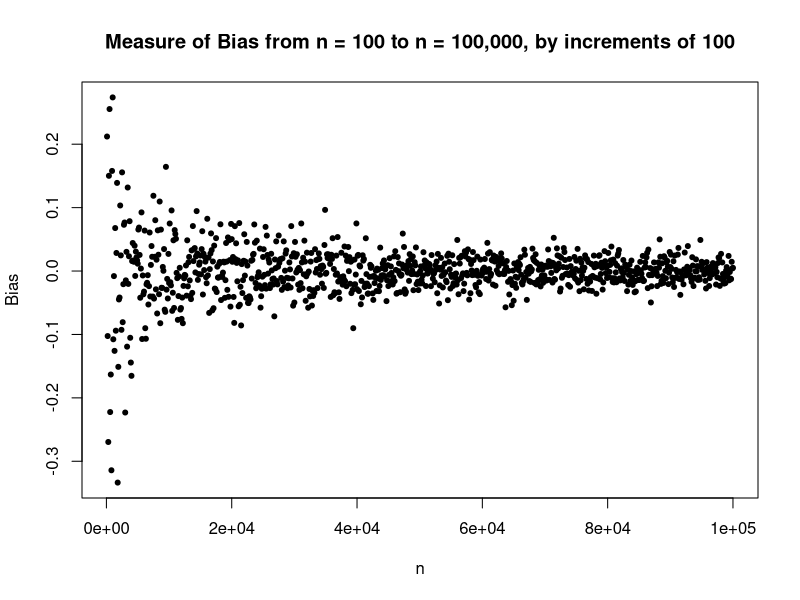
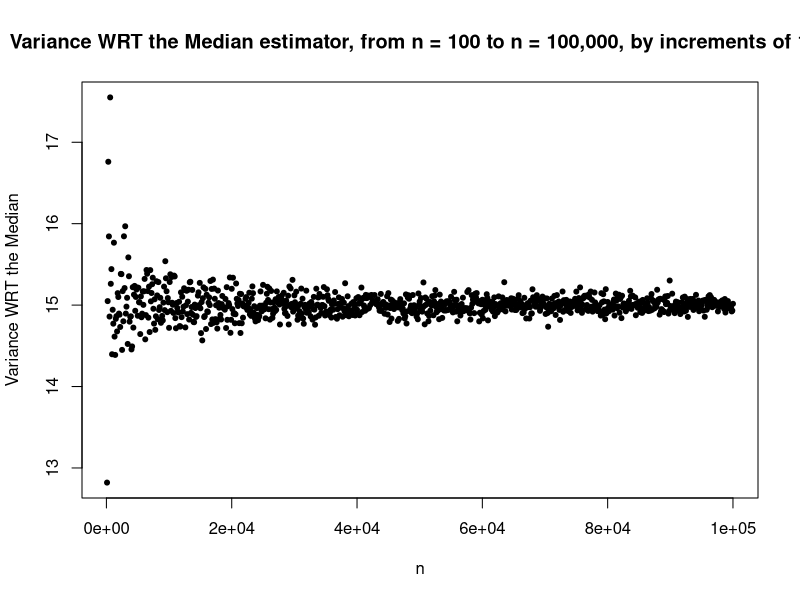
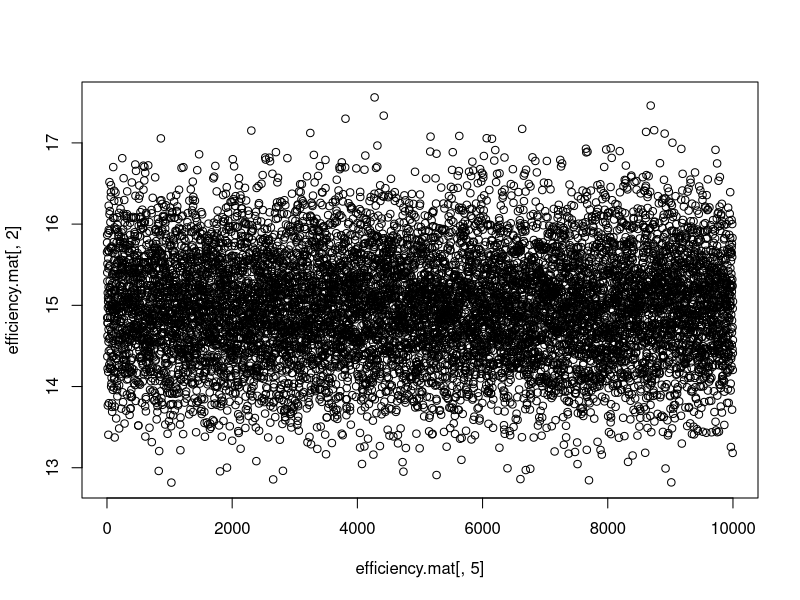
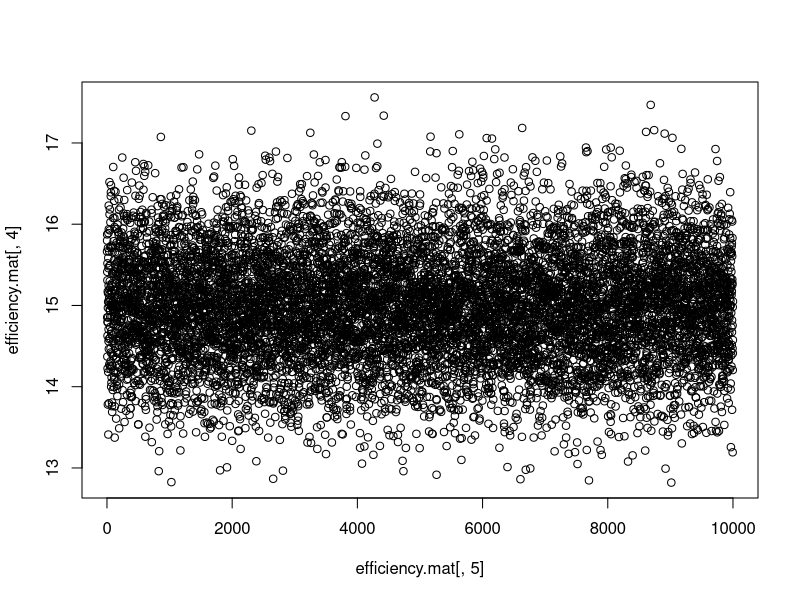

The R source for these figures, in order:
# Joseph Froelicher
# Dr. Alex Kaizer
# BIOS 6611
# 09/10/2020

### Problem 3 ###

# Part A #
set.seed(8675309)

height <- rnorm(100, 70, sqrt(15))

bias <- median(height) - 70

# Part B & C #
set.seed(8675309)
vec.length <- 100000/100
bias.mat <- matrix(NA, vec.length, 4)
iter <- 0
mean <- 70
sd <- sqrt(15)

for ( i in seq(100, 100000, 100) ) {
  iter <- iter + 1
  
  height <- rnorm(i, mean, sd)
  median <- median(height)
  
  median.vec <- rep(median, i)
  
  bias.mat[iter, 1] <- i / 100
  bias <- median - mean
  bias.mat[iter, 2] <- bias
  sum <- 0
  
  for ( h in height ) {
    sum <- sum + ( ( h - median ) ** 2 )
  }
  
  bias.mat[iter, 3] <- sum / length(height)
  bias.mat[iter, 4] <- iter * 100
}

head(bias.mat)

plot(
  bias.mat[,4],
  bias.mat[,2],
  main = "Measure of Bias from n = 100 to n = 100,000, by increments of 100",
  xlab = "n",
  ylab = "Bias",
  pch = 20
)

plot(
  bias.mat[,4],
  bias.mat[,3],
  main = "Variance WRT the Median estimator, from n = 100 to n = 100,000, by increments of 100",
  xlab = "n",
  ylab = "Variance WRT the Median",
  pch = 20
)


# Part D #
set.seed(8675309)
efficiency.mat <- matrix(NA, 10000, 5)

for ( i in seq(1, 10000, 1) ) {
  height <- rnorm(1000, mean, sd)
  
  efficiency.mat[i, 1] <- mean(height)
  efficiency.mat[i, 3] <- median(height)
  
  mean.var <- 0
  median.var <- 0
  
  mean.e <- mean(height)
  median.e <- median(height)
  
  for ( h in height ) {
    mean.var <- mean.var + ( ( h - mean.e ) ** 2 )
    median.var <- median.var + ( ( h - median.e ) ** 2 )
  }
  
  mean.var <- mean.var / length(height)
  median.var <- median.var / length(height)

  efficiency.mat[i, 2] <- mean.var
  efficiency.mat[i, 4] <- median.var
  efficiency.mat[i, 5] <- i
}

plot(
  efficiency.mat[,5],
  efficiency.mat[,2]
)

plot(
  efficiency.mat[,5],
  efficiency.mat[,4]
)
